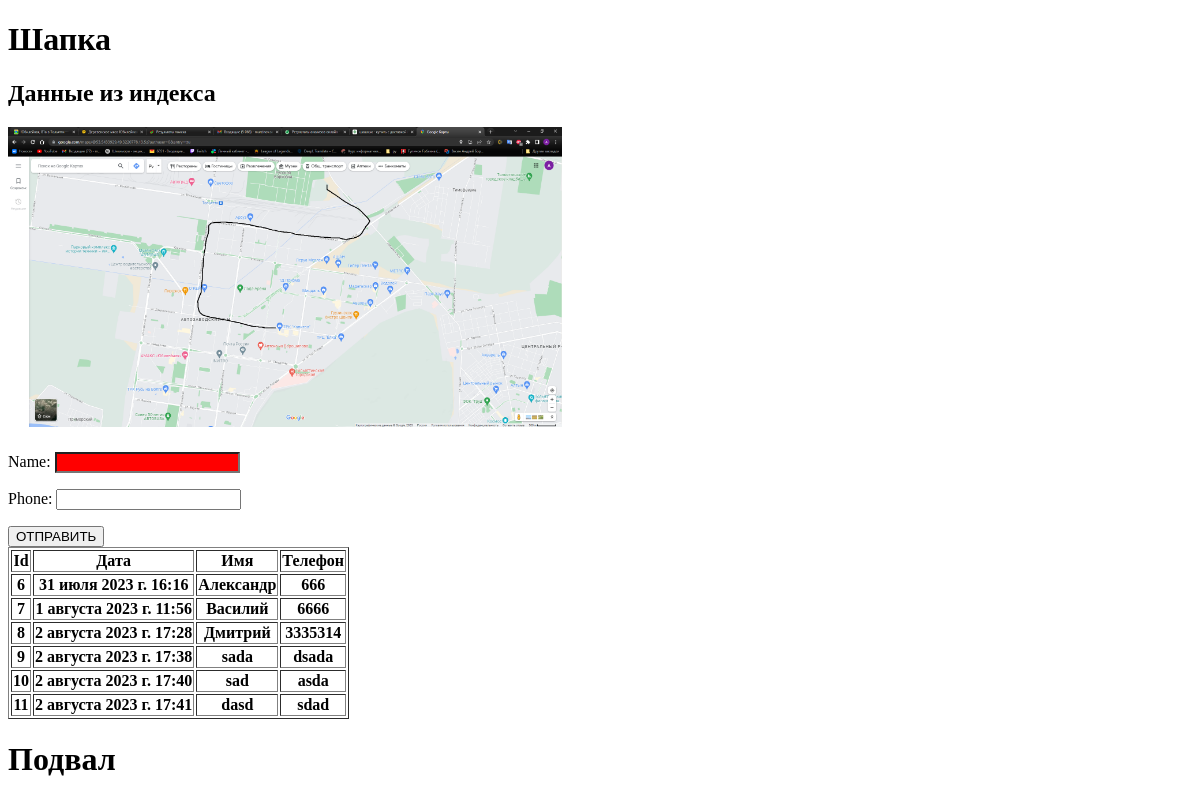
Before: / with the older database file.
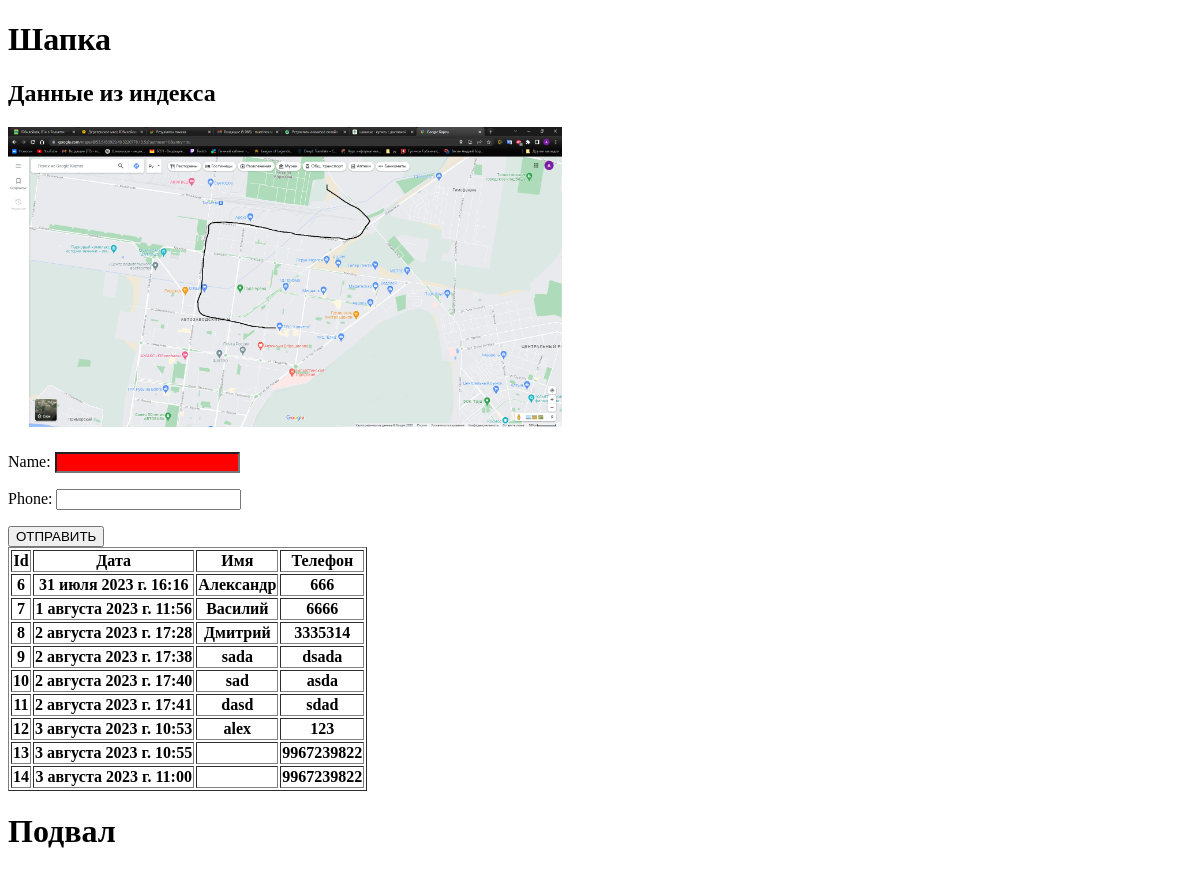
After: the same page with the newer database file.
### crm/models.py (models this page shows, shortened)
class Order(models.Model):
    order_dr = models.DateTimeField(auto_now=True)
    order_name = models.CharField(max_length=200, verbose_name="Имя")
    order_phone = models.CharField(max_length=200, verbose_name="Телефон")
    class Meta:
        verbose_name = "Заказ"
        verbose_name_plural = "Заказы"

### crm/views.py (the view)
# urls.py: path('', views.first_page),
def first_page(request):
    object_list = Order.objects.all()
    form = OrderForm()
    return render(request, "./index.html",{"object_list":object_list,
                                           "form":form})

### crm/forms.py
class OrderForm(forms.Form):
    name = forms.CharField(max_length=200, required=False, widget=forms.TextInput(attrs={'class':'css_input'}))
    phone = forms.CharField(max_length=200)

### templates/index.html
{% extends 'base.html' %}
{% load static %}
{% block content %}
<h2>Данные из индекса</h2>
<img src="{% static 'img\1.jpg'%}" height = "300"
{% include 'index_old.html' %}
{% endblock %}

### templates/base.html (shortened to what this page needs)
{%load static%}
<!DOCTYPE html>
<html lang ="en">
<head>
    <link href = "{% static 'style.css' %}" rel = 'stylesheet'>
</head>
<body>
<h1>Шапка</h1>
{% block content %}
{% endblock %}
<h1>Подвал</h1>
</body>
</html>

### templates/index_old.html (shortened to what this page needs)
<!DOCTYPE html>
<html lang ="en">
<head>
</head>
<body>
<form action="{% url 'thanks'%}" method="POST">
    {{form.as_p}}
    <button type = "submit">ОТПРАВИТЬ</button>
</form>
{% if object_list%}
<table border = "1">
    <tr>
        <th>Id</th>
        <th>Дата</th>
        <th>Имя</th>
        <th>Телефон</th>
    </tr>
{% for obj in object_list %}
    <tr>
        <th>{{obj.id}}</th>
        <th>{{obj.order_dr}}</th>
        <th>{{obj.order_name}}</th>
        <th>{{obj.order_phone}}</th>
{%endfor%}
</table>
{%else %}
Нет данных
{%endif%}
</body>
</html>

### landingsite/static/style.css (style rules this page uses)
.css_input { color: yellow; background-color: red; }

Changed rows visible on the page:
added Order: id "12", order_dr "3 августа 2023 г. 10:53", order_name "alex", order_phone "123"
added Order: id "13", order_dr "3 августа 2023 г. 10:55", order_phone "9967239822"
added Order: id "14", order_dr "3 августа 2023 г. 11:00", order_phone "9967239822"
